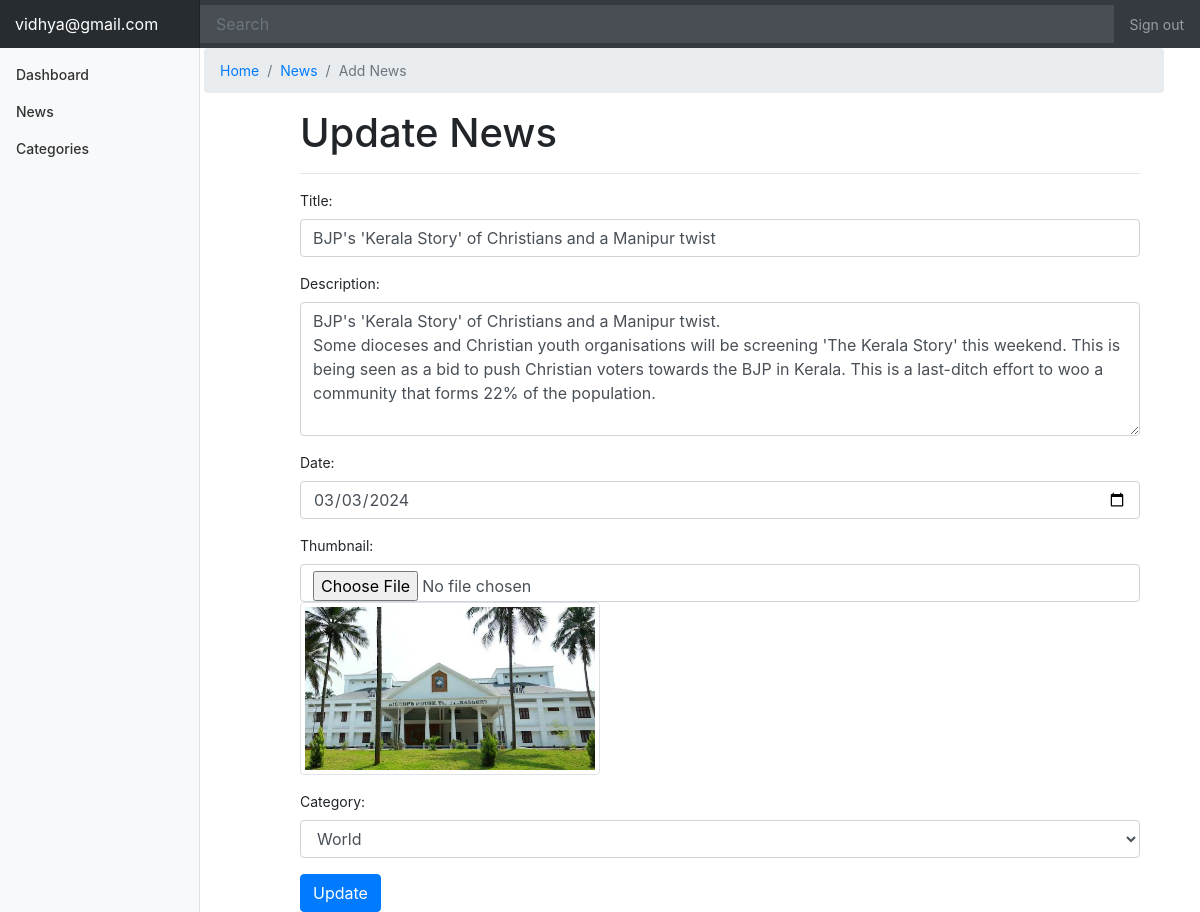
/news_edit.php?edit=1 (signed in), run on the app's committed database.
### tables this page shows
CREATE TABLE `news` (
  `id` int(11) NOT NULL,
  `title` varchar(255) NOT NULL,
  `description` text NOT NULL,
  `date` date NOT NULL,
  `category` varchar(100) NOT NULL,
  `thumbnail` varchar(255) NOT NULL,
  `admin` varchar(100) NOT NULL
);

### news_edit.php (the view, shortened to what this page needs)
 <?php
include('include/header.php');
 ?>
 <?php
include('db/connection.php');
$id=$_GET['edit'];
$query=mysqli_query($conn,"select * from news where id ='$id' ");
 while ($row=mysqli_fetch_array($query)) {
     $title=$row['title'];
      $description=$row['description'];
       $date=$row['date'];
        $thumbnail=$row['thumbnail'];
 }
 ?>
	   <div style="margin-left:17%;  width: 80%;">
	        <ul class="breadcrumb">
	        	<li class="breadcrumb-item active"><a href="home.php">Home</a></li>
	        	<li class="breadcrumb-item active"><a href="news.php">News</a></li>
	        	<li class="breadcrumb-item active">Add News</li>
	        </ul>
	   </div>
        <div style=" width: 70%; margin-left: 25%; ">
 	    <form action="news_edit.php" method="post" enctype="multipart/form-data" name="categoryform" onsubmit=" return validateform() ">
		<h1>Update News</h1>
		<hr>
	  <div class="form-group">
	    <label for="email"> Title:</label>
	    <input type="text" value="<?php echo $title; ?>" placeholder="Title..." name="title" class="form-control" id="email">
	  </div>
	  <div class="form-group">
		  <label for="comment">Description:</label>
		 	 <textarea class="form-control" placeholder="Description..." rows="5" name="description" id="comment"><?php echo $description; ?> </textarea>
		</div>
		<div class="form-group">
	    <label for="email"> Date:</label>
	    <input type="date"  name="date" value="<?php echo $date ;?>" class="form-control" id="email">
	  </div>
          <div class="form-group">
	    <label for="email"> Thumbnail:</label>
	    <input type="file" value="<?php echo $thumbnail; ?>"  name="thumbnail" class="form-control img-thumbnail" id="email">
	    <img class="img img-thumbnail" src="images/<?php echo $thumbnail; ?>" alt=""  width="300">
	  </div>
	    <div class="form-group">
	    <label for="email"> Category:</label>
	        <select class="form-control"  name="category" >
	       <?php
               include('db/connection.php');
                 $query=mysqli_query($conn,"select * from category");
               while($row=mysqli_fetch_array($query)){
               	?>
	        	 <option value="<?php echo $row['category_name'];?>"><?php echo $row['category_name'];?></option>
                <?php } ?>
	        </select>
	  </div>
	  <input type="submit" name="submit" class="btn btn-primary" value="Update">
	</form>
 </div>

### style/dashboard.css (style rules this page uses)
body { font-size: .875rem; }

### data on the page
news: title "BJP's 'Kerala Story' of Christians and a Manipur twist", description "BJP's 'Kerala Story' of Christians and a Manipur twist. Some dioceses and Christian youth organisations will be screening 'The Kerala Story' this weekend. This is being seen as a bid to push Christian voters towards the BJP in Kerala. This is a last-ditch effort to woo a community that forms 22% of the population.", date "03/03/2024", thumbnail (picture)

### other printed values
$_SESSION['email'] "vidhya@gmail.com"
form field category "World"
